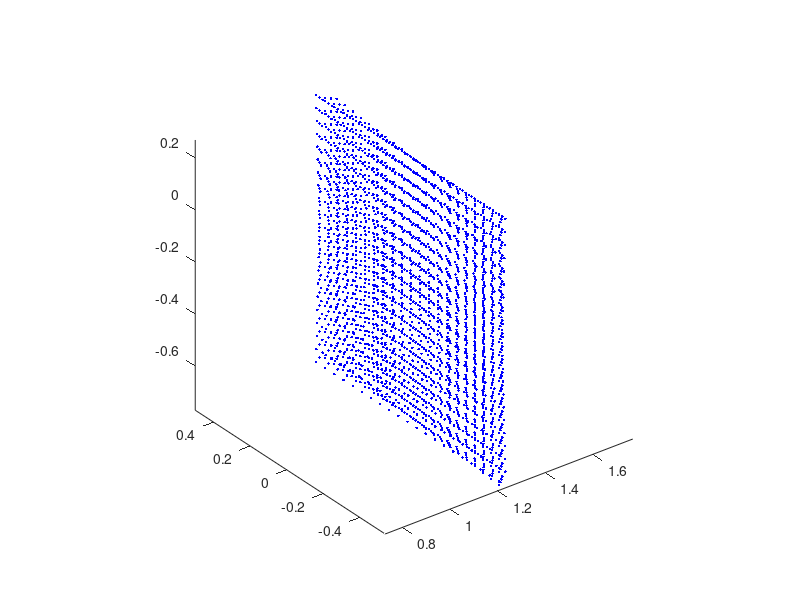

Write MATLAB code to recreate this figure. (Note: this script raises an error after producing the figure.)
clear all;
close all;
clc;

%%  making cube point cloud for obsticle
% One side of the cube
[Y,Z] = meshgrid(-0.5:0.05:0.5,-0.5:0.05:0.5);
sizeMat = size(Y);
X = repmat(0.5,sizeMat(1),sizeMat(2));
oneSideOfCube_h = surf(X,Y,Z);

% Combine one surface as a point cloud
cubePoints = [X(:),Y(:),Z(:)];

% Make a cube by rotating the single side by 0,90,180,270, and around y to make the top and bottom faces
cubePoints = [ cubePoints ...
             ; cubePoints * rotz(pi/2)...
             ; cubePoints * rotz(pi) ...
             ; cubePoints * rotz(3*pi/2) ...
             ; cubePoints * roty(pi/2) ...
             ; cubePoints * roty(-pi/2)];         
         
% Plot the cube's point cloud         
cubeAtOigin_h = plot3(cubePoints(:,1),cubePoints(:,2),cubePoints(:,3),'r.');
cubePoints = cubePoints + repmat([0.75,0,-0.25],size(cubePoints,1),1); % moves cube to set position
cube_h = plot3(cubePoints(:,1),cubePoints(:,2),cubePoints(:,3),'b.');
%set(cube_h, 'Visible', 'off'); % Hide the points
axis equal

%% robotic arm with ellipsoids
robot = UR3;  % Define the robot model

% Define the center points and radii for the ellipsoids for each link
centerPoints = [
    0, 0, 0;   % Link 1
    0, 0, 0.07;   % Link 2
    0, 0, 0.07;   % Link 3
    0, 0, 0;   % Link 4
    0, 0, 0;   % Link 5
    0, 0, 0;   % Link 6
];

radii = [
    1, 1, 1; % Link 1
    0.14, 0.1, 0.14; % Link 2
    0.2, 0.1, 0.14; % Link 3
    0.1, 0.1, 0.1; % Link 4
    0.1, 0.1, 0.1; % Link 5
    0.1, 0.1, 0.1; % Link 6
];

% Loop through each link to create and attach ellipsoids
for i = 2:6
    [X, Y, Z] = ellipsoid(centerPoints(i,1), centerPoints(i,2), centerPoints(i,3), radii(i,1), radii(i,2), radii(i,3), 6); % Create the ellipsoid for the current link
    robot.model.points{i} = [X(:),Y(:),Z(:)]; % defines points for elipsoid triangulation (comment out to encapsulate links with a bug)
    robot.model.faces{i} = delaunay(robot.model.points{i}); % creates elipsoid faces
    hold on;
end


% Plot the robot
robot.model.plot3d([0 0 0 0 0 0]);
axis equal
camlight

% Activate the teach interface to move the robot
%robot.model.teach;


q = robot.model.getpos()

tr = zeros(4,4,robot.model.n);
tr(:,:,1) = robot.model.base;
L = robot.model.links;
for i = 1 : robot.model.n
    tr(:,:,i+1) = tr(:,:,i) * trotz(q(i)) * transl(0,0,L(i).d) * transl(L(i).a,0,0) * trotx(L(i).alpha);
end

for i = 1: size(tr,3)
    cubePointsAndOnes = [inv(tr(:,:,i)) * [cubePoints,ones(size(cubePoints,1),1)]']';
    updatedCubePoints = cubePointsAndOnes(:,1:3);
    algebraicDist = GetAlgebraicDist(updatedCubePoints, centerPoints(i,:), radii(i, :));
    pointsInside = find(algebraicDist < 1);
    disp(['2.10: There are ', num2str(size(pointsInside,1)),' points inside the ',num2str(i),'th ellipsoid']);
end



%% dist2pts
%
% *Description:*  Function for find the distance between 2 or the same number of 3D points

%% Function Call
% 
% *Inputs:* 
%
% _pt1_ (many*(2||3||6) double) x,y || x,y,z cartesian point ||Q Joint angle
%
% _pt2_ (many*(2||3||6) double) x,y || x,y,z cartesian point ||Q Joint angle
%
% *Returns:* 
%
% _dist_ (double) distance from pt1 to pt2

function dist=dist2pts(pt1,pt2)

%% Calculate distance (dist) between consecutive points
% If 2D
if size(pt1,2) == 2
    dist=sqrt((pt1(:,1)-pt2(:,1)).^2+...
              (pt1(:,2)-pt2(:,2)).^2);
% If 3D          
elseif size(pt1,2) == 3
    dist=sqrt((pt1(:,1)-pt2(:,1)).^2+...
              (pt1(:,2)-pt2(:,2)).^2+...
              (pt1(:,3)-pt2(:,3)).^2);
% If 6D like two poses
elseif size(pt1,2) == 6
    dist=sqrt((pt1(:,1)-pt2(:,1)).^2+...
              (pt1(:,2)-pt2(:,2)).^2+...
              (pt1(:,3)-pt2(:,3)).^2+...
              (pt1(:,4)-pt2(:,4)).^2+...
              (pt1(:,5)-pt2(:,5)).^2+...
              (pt1(:,6)-pt2(:,6)).^2);
end
end

%% GetAlgebraicDist
% determine the algebraic distance given a set of points and the center
% point and radii of an elipsoid
% *Inputs:* 
%
% _points_ (many*(2||3||6) double) x,y,z cartesian point
%
% _centerPoint_ (1 * 3 double) xc,yc,zc of an ellipsoid
%
% _radii_ (1 * 3 double) a,b,c of an ellipsoid
%
% *Returns:* 
%
% _algebraicDist_ (many*1 double) algebraic distance for the ellipsoid

function algebraicDist = GetAlgebraicDist(points, centerPoint, radii)

algebraicDist = ((points(:,1)-centerPoint(1))/radii(1)).^2 ...
              + ((points(:,2)-centerPoint(2))/radii(2)).^2 ...
              + ((points(:,3)-centerPoint(3))/radii(3)).^2;
end